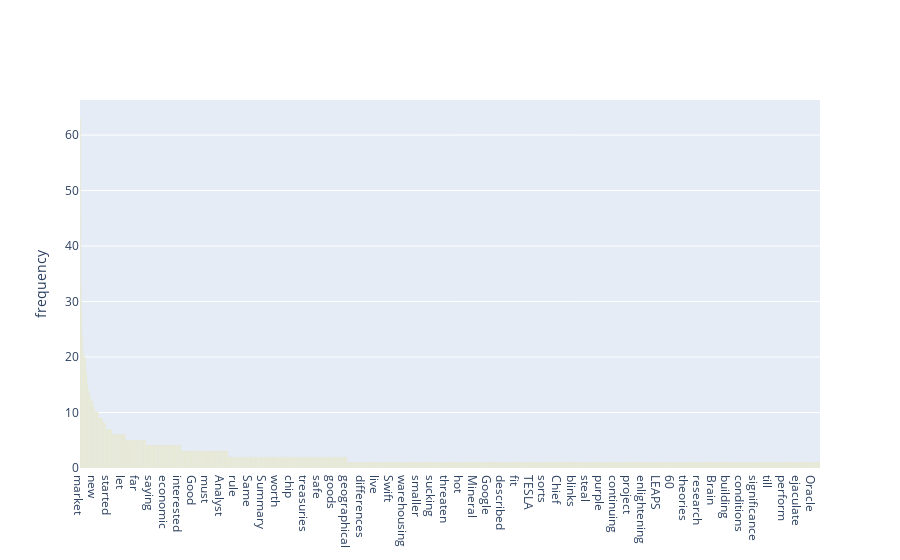
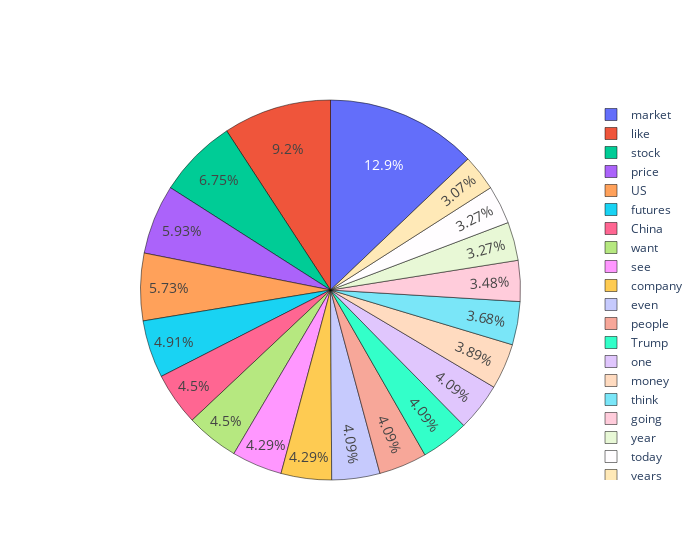

These figures' notebook cell, in order:
### Code cell
# Analysis attempt on the neutral words
neu_frequency = pd.Series(neu).value_counts()
linefig = go.Figure(go.Bar(x=neu_frequency.index,
                           y=neu_frequency.to_list(),
                           width=0.8,
                           marker=dict(color='gold')))

linefig.update_layout(yaxis_title='frequency')
linefig.show()

# Top 20 words appeared in the neutral data
piefig = go.Figure(go.Pie(values=neu_frequency[:20].to_list(),
                          labels=neu_frequency[:20].index))

piefig.update_layout(width=700)
piefig.update_traces(hoverinfo='label+value', textinfo='percent', textfont_size=14,
                     marker=dict(line=dict(color='black', width=0.5)))
piefig.show()

### Figure 1 — Plotly figure (JSON) as saved in the notebook; plotly's stock layout.template omitted (floating-point values rounded to 4 significant figures; data arrays with more than 128 entries replaced by an {"elided": "..."} marker saying what was removed)
{"data": [{"marker": {"color": "gold"}, "type": "bar", "width": 0.8, "x": {"elided": "1999 str values"}, "y": {"elided": "1999 int values"}}], "layout": {"yaxis": {"title": {"text": "frequency"}}}}

### Figure 2 — Plotly figure (JSON) as saved in the notebook; plotly's stock layout.template omitted (floating-point values rounded to 4 significant figures)
{"data": [{"hoverinfo": "label+value", "labels": ["market", "like", "stock", "price", "US", "futures", "China", "want", "see", "company", "even", "people", "Trump", "one", "money", "think", "going", "year", "today", "years"], "marker": {"line": {"color": "black", "width": 0.5}}, "textfont": {"size": 14}, "textinfo": "percent", "type": "pie", "values": [63, 45, 33, 29, 28, 24, 22, 22, 21, 21, 20, 20, 20, 20, 19, 18, 17, 16, 16, 15]}], "layout": {"width": 700}}
